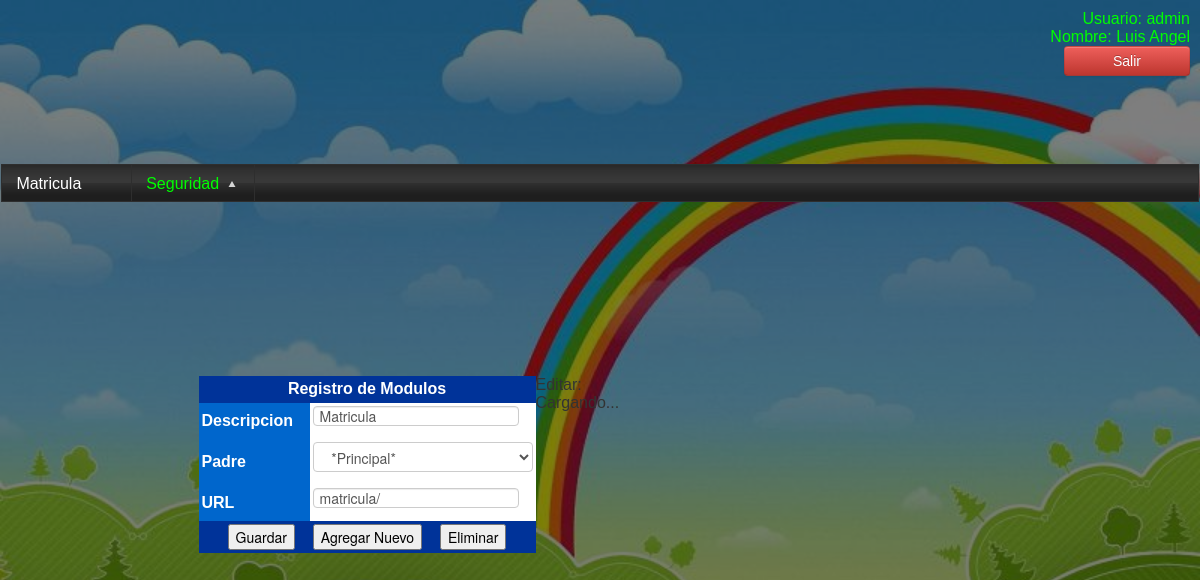
The page /modulos/seguridad/modulos/index.php?id=2 (signed in) on the database its author committed.
### tables this page shows
CREATE TABLE `modulo` (
  `idmodulo` int(6) NOT NULL AUTO_INCREMENT,
  `descripcion` varchar(50) DEFAULT NULL,
  `idpadre` int(6) DEFAULT NULL,
  `url` varchar(50) DEFAULT NULL,
  PRIMARY KEY (`idmodulo`)
);

### modulos/seguridad/modulos/index.php (the view, shortened to what this page needs)
<?php
       require("../../../cabecera.php");
 if(isset($_GET['id']))
	    {
		  $sql="Select * from modulo Where idmodulo='".$_GET['id']."'";
		  $r=mysql_query($sql);
			if($f=mysql_fetch_array($r))
			  {
                                $descripcion=$f['descripcion'];
				$url=$f['url'];
			  }
			 else{ mensajeJS("Modulo no encontrado","index.php");}
		}
		else
		{
				$idmodulo="";
                                $descripcion="";
				$idpadre="";
				$url="";
		}
?>
<table  border="0" align="center" cellpadding="0" cellspacing="0">
  <tr>
    <td  valign="top">
    <form id="formulario" name="formulario" method="post" action="grabar_actualizar.php">
      <table width="337" bgcolor="#f0f0f0" border="0" align="center" cellpadding="3" cellspacing="3">
        <tr>
          <td height="27" colspan="2" align="center" bgcolor="#003399"><strong>Registro de Modulos</strong></td>
        </tr>
        <tr>
            <td width="114" bgcolor="#0066CC"><strong>Descripcion</strong></td>
          <td bgcolor="#FFFFFF">
            <input name="descripcion" type="text" id="descripcion" size="30" value="<?php echo $descripcion;?>" maxlength="10" /></td>
        </tr>
        <tr>
          <td bgcolor="#0066CC"><strong>Padre</strong></td>
          <td bgcolor="#FFFFFF">
 <?php
	echo "<select name='idpadre' id='idpadre'> ";
	echo("<option value='0'>&nbsp;&nbsp;*Principal*</option>");
       echo "</select>";
?>
          </td>
        </tr>
        <tr>
          <td bgcolor="#0066CC"><strong>URL</strong></td>
          <td bgcolor="#FFFFFF"><input name="url" type="text" id="url" size="30" value="<?php echo $url;?>" maxlength="100" />
          </td>
        </tr>
        <tr>
          <td colspan="2" align="center" bgcolor="#003399">
            <input type="button" name="enviar" id="enviar" value="Guardar" />&nbsp;&nbsp;&nbsp;
            <?php
				if(isset($_GET['id']))
				  {
					  echo "<input type='button' name='nuevo' id='nuevo' value='Agregar Nuevo'>&nbsp;&nbsp;&nbsp;&nbsp;";
					  echo "<input type='button' name='eliminar' id='eliminar' value='Eliminar'>";
				  }
	        ?>
            </td>
        </tr>
      </table>
    </form>
    </td>
    <td width="466" valign="top">
     Editar:
     <div id="grid">
     </div>
    </td>
  </tr>
</table>
<?php
require("../../../pie.php");
 mysql_close(); ?>

### cabecera.php (shortened to what this page needs)
<link href="<?php echo $_SESSION['urlbase']; ?>librerias/kendo/styles/kendo.common.min.css" rel="stylesheet" />
<link href="<?php echo $_SESSION['urlbase']; ?>librerias/kendo/styles/kendo.black.min.css" rel="stylesheet" />
<link href="<?php echo $_SESSION['urlbase']; ?>css/bootstrap.min.css" rel="stylesheet" media="screen">
<link href="<?php echo $_SESSION['urlbase']; ?>css/bootstrap.css" rel="stylesheet" media="screen">
<link href="<?php echo $_SESSION['urlbase']; ?>libreria/bootstrap.min.js" rel="stylesheet" media="screen">
<link href="<?php echo $_SESSION['urlbase']; ?>librerias/bootstrap.js" rel="stylesheet" media="screen">
<table  class="modulos" width="1300" height="100%" border="0" align="center">
  <tr >
    <td height="40" class="usuario" >
        <span class="asas" >Usuario: <?php echo $_SESSION['usuario']; ?></span>
        <br>
        <span class="asas">Nombre: <?php echo $_SESSION['nombre'] ?></span>
        <br>
        <span class="asas"><a href='http://localhost/Jardin/cerrar_sesion.php' class='btn btn-danger'>Salir</a></span>
        </td>
  </tr>
  <tr>
    <td height="25" colspan="2">
     <?php
				$DOMINIOADMIN=$_SESSION['urlbase']."modulos/";
			    echo "<ul id='menu'> ";
			    cargarmenu("0",$DOMINIOADMIN);
			   function cargarmenu($id,$urladmin)
			   {
				   $sql="select idmodulo, descripcion,url,idpadre from modulo where idpadre='$id' order by descripcion";
					 $r=mysql_query($sql);
					while($f=mysql_fetch_array($r))
					   {  $descripcion=$f['descripcion'];  $idmodulo=$f['idmodulo'];  $idpadre=$f['idpadre'];
						  $url=$f['url'];
							     	$sql2="select * from perfil_modulo where idmodulo='$idmodulo' and idperfil='".$_SESSION['idperfil']."'";
									$r2=mysql_query($sql2);
									if(mysql_num_rows($r2)>0)
									  {
												$sql2="select * from modulo where idpadre='$idmodulo' ";
												$r2=mysql_query($sql2);
												if(mysql_num_rows($r2)>0)
												  {
													   echo "<li>$descripcion <ul>";
													   echo "</ul></li>";
												  }
												  else
												  {
													   echo "<li><a href='".$urladmin."$url'>".$f['descripcion']."</a></li>";
												  }
									  }
					  }
			   }
			echo "</ul>";
?>
    </td>
  </tr>
  <tr>
    <td colspan="2">

### estilos.php (style rules this page uses)
a:link { text-decoration: none; width: 100px; float: left; }

### modulos/seguridad/modulos/index.php (style rules this page uses)
#formulario table tr td strong { color: #FFF; }
body,td,th { font-family: Arial, Helvetica, sans-serif; }

### rows shown on the page
modulo: descripcion "Matricula", url "matricula/"
modulo: descripcion "Seguridad"

### other values the page prints
$_SESSION['usuario'] "admin"
$_SESSION['nombre'] "Luis Angel"
